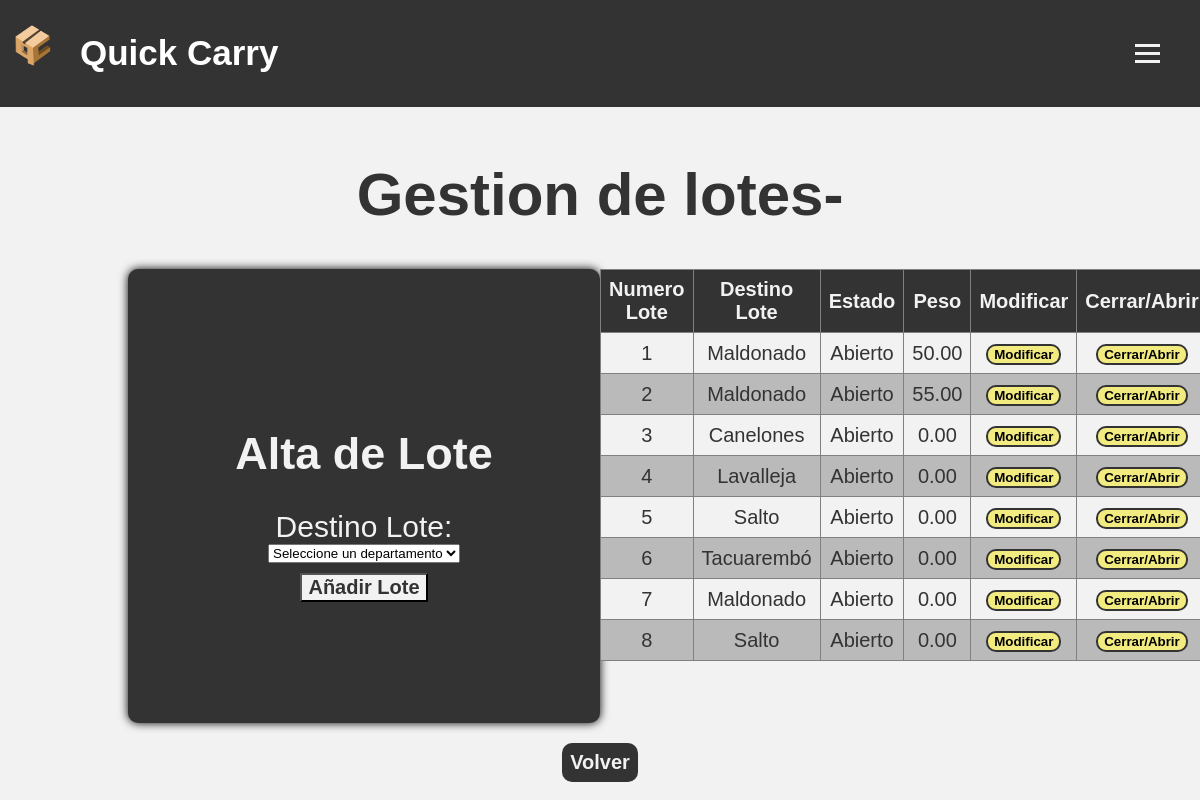
/Almacen/gestionLotes.php, run on the app's committed database.
### tables this page shows
CREATE TABLE `lote` (
  `id_lote` int(11) NOT NULL,
  `id_recorrido` int(11) DEFAULT NULL,
  `departamento_destino` varchar(25) DEFAULT NULL,
  `peso` decimal(10,2) DEFAULT NULL,
  `estado` varchar(20) DEFAULT NULL
);

### Almacen/gestionLotes.php (the view, shortened to what this page needs)
<?php
$almacen = isset($_GET['almacen']) ? $_GET['almacen'] : '';
?>
<!DOCTYPE html>
<html lang="en">
<head>
    <link rel="stylesheet" href="style.css">
</head>
<header>
    <div class="logo">
        <a href="index.php?almacen=<?php echo $almacen; ?>"><img src="qc.png" alt="qc"></a>
        <h1>Quick Carry</h1>
    </div>
    <label for="menu-toggle" class="menu-btn">
        <span></span>
        <span></span>
        <span></span>
    </label>
</header>
<body>
    <h1>Gestion de lotes- <?php echo $almacen; ?></h1>
    <?php
    $conexion = new mysqli("localhost", "root", "", "quickcarry");
    $consulta = "SELECT id_lote,departamento_destino, peso, estado
FROM lote";
    $resultados = $conexion->query($consulta);
    ?>
    <div class="tablas">
        <div class="altaLote">
            <h2>Alta de Lote</h2>
            <form action="gestionLotes.php?almacen=<?php echo $almacen; ?>" method="post">
                <label for="departamento_destino">Destino Lote:</label>
                <select name="departamento_destino" id="departamento_destino">
                    <option value="">Seleccione un departamento</option>
                </select>
                <input type="submit" value="Añadir Lote">
            </form>
        </div>
        <div class="tablaDivLot">
            <table border="1">
                <thead>
                    <tr>
                        <th>Numero Lote</th>
                        <th>Destino Lote</th>
                        <th>Estado</th>
                        <th>Peso</th>
                        <th>Modificar </th>
                        <th>Cerrar/Abrir </th>
                    </tr>
                </thead>
                <tbody>
                    <?php
                    while ($fila = $resultados->fetch_assoc()) {
                        $id_lote = $fila["id_lote"];
                        $departamento_destino = $fila["departamento_destino"];
                        $estado = $fila["estado"];
                        $peso = $fila["peso"];
                        echo "<tr>";
                        echo "<td>" . $id_lote . "</td>";
                        echo "<td>" . $departamento_destino . "</td>";
                        echo "<td>" . $estado . "</td>";
                        echo "<td>" . $peso . "</td>";
                        if ($estado !== "Cerrado") {
                            echo "<td><form action='modificarLote.php' method='get'>
                        <input type='hidden' name='id' value='$id_lote'>
                        <input type='hidden' name='almacen' value='$almacen'>
                        <button class='boton-modificar'>Modificar</button>
                    </form>
                    </td>";
                        } else {
                            echo "<td><button class='boton-modificar button-disabled'>Modificar</button></td>";
                        }
                        echo "<td>
                    <form action='gestionLotes.php?almacen=$almacen' method='post'>
                        <input type='hidden' name='id_lote_cambiar' value='$id_lote'>
                        <input type='hidden' name='nuevo_estado' value='" . ($estado === "Cerrado" ? "Abierto" : "Cerrado") . "'>
                        <button class='CerrarAbrir' name='cambiar_estado' " . ($estado !== "Cerrado" && $estado !== "Abierto" ? "disabled" : "") . ">Cerrar/Abrir</button>
                    </form>
                </td>";
                        echo "</tr>";
                    }
                    ?>
                </tbody>
            </table>
        </div>
    </div>
    <div class="volver">
        <input type="button" value="Volver" onclick="window.location.href='index.php?almacen=<?php echo $almacen; ?>'">
    </div>
</body>
</html>

### Almacen/style.css (style rules this page uses)
body { text-align: center; background-color: #F2F2F2; padding-top: 80px; font-family: sans-serif; margin-top: 40px; font-size: 30px; color: #333; }
.volver input { background-color: #333; color: #F2F2F2; padding: 8px; margin-top: 20px; border: none; border-radius: 10px; font-size: 20px; }
.tablas { display: flex; justify-content: space-between; width: 100%; }
.tablaDivLot { flex: right; width: 50%; }
.tablaDivLot { text-align: center; align-items: center; height: 50%; width: 50%; display: flex; margin-top: 20px; margin: 0 auto; font-size: 20px; border-collapse: collapse; }
.altaLote { text-align: center; align-items: center; margin: 0 auto; margin-left: 120px; display: flex; flex-direction: column; justify-content: center; background-color: #333; border: 2px solid #333; border-radius: 10px; height: 450px; width: 480px; box-shadow: 0 0 10px black; }
.altaLote h2 { color: #f2f2f2; margin-bottom: 20px; }
.altaLote form { width: 100%; max-width: 450px; display: flex; flex-direction: column; align-items: center; }
.altaLote label { margin-top: 10px; color: #f2f2f2; }
.altaLote input[type="submit"] { text-align: center; margin-top: 10px; font-size: 20px; background-color: #f2f2f2; font-weight: bold; color: #333; }
.tablaDivLot { text-align: center; align-items: center; margin: 0 auto; display: flex; }
.tablaDivLot table { text-align: center; margin: 0 auto; flex: left; font-size: 20px; }
.tablaDivLot table { width: 70%; flex: right; border-collapse: collapse; }
table { width: 80%; border-collapse: collapse; }
th, td { padding: 8px; }
th { background-color: #333; color: #F2F2F2; }
tr:nth-child(odd) { background-color: #F2F2F2; }
tr:nth-child(even) { background-color: #bababa; }
tbody button { background-color: #F2EB80; border: 2px solid #333; border-radius: 10px; font-weight: bold; transition: 0.1s; }
header { background-color: #333; color: #fff; padding: 10px; width: 100%; position: fixed; top: 0; left: 0; display: flex; justify-content: space-between; align-items: center; }
.logo h1 { margin-left: 10px; font-size: 35px; }
.logo { display: flex; align-items: center; }
.logo img { width: 50px; height: 60px; margin-right: 10px; }
.menu-btn { display: inline-block; cursor: pointer; padding: 10px; margin-right: 40px; border-radius: 10px; transition: 0.3s; }
.menu-btn span { display: block; width: 25px; height: 3px; background-color: #F2F2F2; margin-bottom: 5px; margin-top: 5px; }
.formulario input[type="submit"], [type="button"] { text-align: left; font-size: 20px; background-color: #333; font-weight: bold; color: #F2F2F2; }
.formularioRemito input[type="submit"], [type="button"] { text-align: left; font-size: 20px; background-color: #333; font-weight: bold; color: #F2F2F2; }
.formularioAltaPaquete input[type="submit"], [type="button"] { text-align: left; font-size: 20px; background-color: #333; font-weight: bold; color: #F2F2F2; }

### data on the page
lote: id_lote "1", departamento_destino "Maldonado", estado "Abierto", peso "50.00"
lote: id_lote "2", departamento_destino "Maldonado", estado "Abierto", peso "55.00"
lote: id_lote "3", departamento_destino "Canelones", estado "Abierto", peso "0.00"
lote: id_lote "4", departamento_destino "Lavalleja", estado "Abierto", peso "0.00"
lote: id_lote "5", departamento_destino "Salto", estado "Abierto", peso "0.00"
lote: id_lote "6", departamento_destino "Tacuarembó", estado "Abierto", peso "0.00"
lote: id_lote "7", departamento_destino "Maldonado", estado "Abierto", peso "0.00"
lote: id_lote "8", departamento_destino "Salto", estado "Abierto", peso "0.00"
